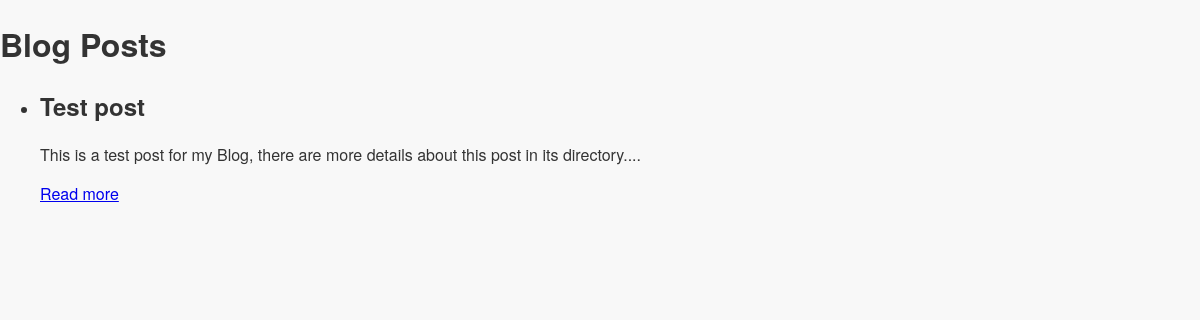
/blog/, run on an earlier commit of the app's database.
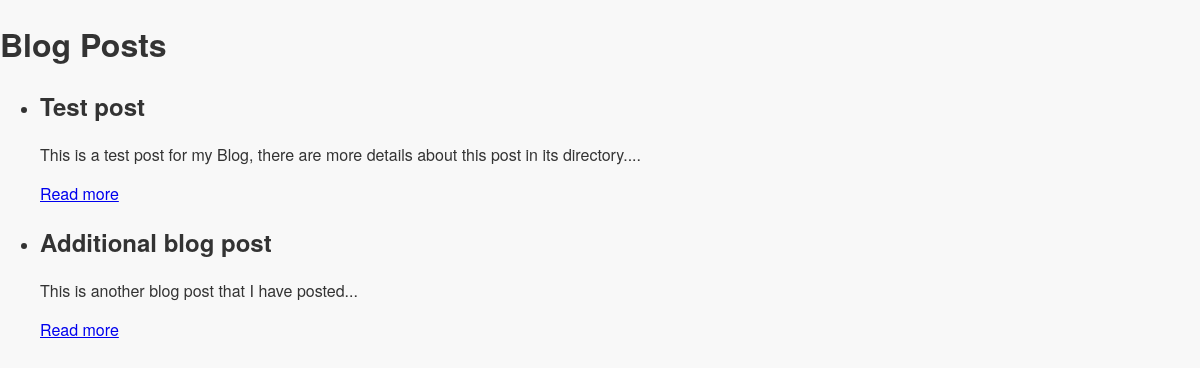
And on a later commit of the database.
### personal_app/models.py (models this page shows)
class BlogPost(models.Model):
    title = models.CharField(max_length=200)
    author = models.CharField(max_length=100)
    category = models.CharField(max_length=100)
    content = models.TextField()
    created_at = models.DateTimeField(auto_now_add=True)  # Automatically set on creation
    updated_at = models.DateTimeField(auto_now=True)  # Automatically update on save

### personal_app/views.py (the view)
# urls.py: path('blog/', views.blog_post_list, name='blog_post_list'),
def blog_post_list(request):
    posts = BlogPost.objects.all()  # Fetch all blog posts
    return render(request, 'personal_app/blog_post_list.html', {'posts': posts})

### personal_app/templates/personal_app/blog_post_list.html (shortened to what this page needs)
<!DOCTYPE html>
<html>
<head>
    {% load static %}
    <link rel="stylesheet" type="text/css" href="{% static 'personal_app/style.css' %}">
</head>
<body>
    <h1>Blog Posts</h1>
    <ul>
        {% for post in posts %}
            <li>
                <h2>{{ post.title }}</h2>
                <p>{{ post.content|slice:":100" }}...</p>
                <a href="{% url 'blog_post_detail' post.id %}">Read more</a>
            </li>
        {% endfor %}
    </ul>
</body>
</html>

### personal_app/static/personal_app/style.css (style rules this page uses)
body { font-family: 'Helvetica Neue', Arial, sans-serif; margin: 0; padding: 0; background-color: #f8f8f8; color: #333; }

What changed in the data, as far as the page shows it:
added BlogPost: title "Additional blog post", content "This is another blog post that I have posted"
